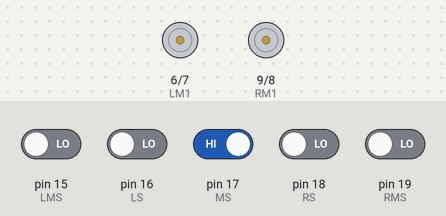
Bench run of a sketch on a simulated Arduino Uno, built with avr-gcc and run on an emulated ATmega328P. Shown: motor-driver pin pairs drawn as motors (green arrow = first pin HIGH = forward, orange = second pin HIGH = backward, longer = more drive, scaled by the enable pin). The test bench sets the inputs (shaded band); at power-on: pin 17 (MS) HIGH, pin 15 (LMS), pin 16 (LS), pin 18 (RS), pin 19 (RMS) LOW.

Above: at 1.2 s.
1.3 s: pin 17 (MS) driven LOW
2.8 s: pin 17 (MS) driven HIGH and pin 19 (RMS) driven HIGH
At 3.4 s:
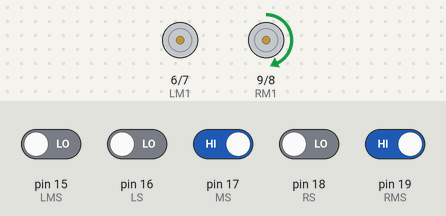
4.3 s: pin 15 (LMS) driven HIGH and pin 16 (LS) driven HIGH
At 5.5 s:
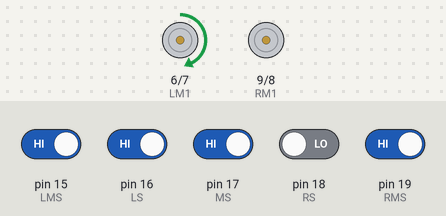
5.8 s: pin 18 (RS) driven HIGH
At 6.9 s:
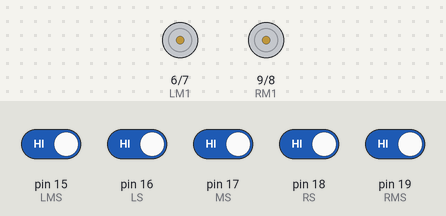
7.3 s: pin 17 (MS) driven LOW
At 8.0 s:
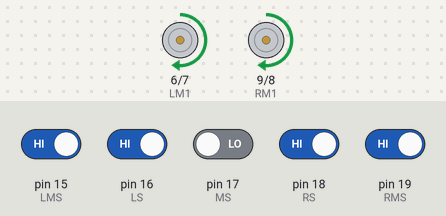
8.8 s: pin 16 (LS) driven LOW
At 9.1 s:
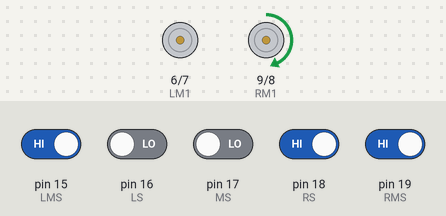
Timing chart, 0 to 11.3 s (numbered marks = the images above; inputs shaded):
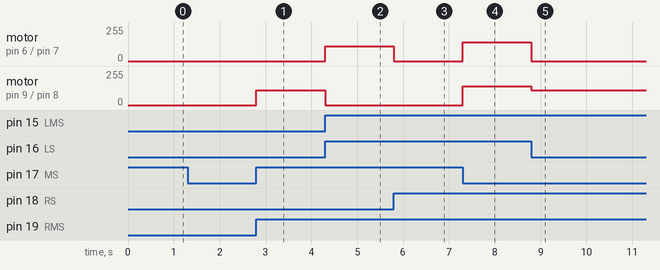

The sketch:

LineFollowingRobot5.ino
```cpp
//Five infrared sensors
#define LMS 15 //Leftmost sensor
#define LS 16 //Left Sensor
#define MS 17 //Middle sensor
#define RS 18 //Right sensor
#define RMS 19 //Rightmost sensor

//For L298N Motor Driver
#define LM1 6 //IN4
#define LM2 7 //IN3
#define RM2 8 //IN2
#define RM1 9 //IN1
#define enR 10 //ENA
#define enL 11 //ENB

#define FORWARD_POWER 140
#define TURNING_POWER 110

void setup() {

//Sensor pins
pinMode(LMS, INPUT);
pinMode(LS, INPUT);
pinMode(MS, INPUT);
pinMode(RS, INPUT);
pinMode(RMS, INPUT);
//Motor pins
pinMode(LM2, OUTPUT);
pinMode(LM1, OUTPUT);
pinMode(RM2, OUTPUT);
pinMode(RM1, OUTPUT);
pinMode(enR, OUTPUT); //Left motor enable
pinMode(enL, OUTPUT); //Right motor enable

}

void loop() {

  if(digitalRead(LMS) == 1 && digitalRead(LS) == 1 && digitalRead(MS) == 0 && digitalRead(RS) == 1 && digitalRead(RMS) == 1){  // When the middle sensor see black, move forward
     moveForward();
  }

  if(digitalRead(LMS) == 1 && digitalRead(LS) == 1 && digitalRead(MS) == 0 && digitalRead(RS) == 0 && digitalRead(RMS) == 1){  // When the right and the middle sensor see black turn right
     turnRight();
  }

  if(digitalRead(LMS) == 1 && digitalRead(LS) == 1 && digitalRead(MS) == 1 && digitalRead(RS) == 0 && digitalRead(RMS) == 1){  // When the right sensor see black turn right
     turnRight();
  }

  if(digitalRead(LMS) == 1 && digitalRead(LS) == 1 && digitalRead(MS) == 1 && digitalRead(RS) == 0 && digitalRead(RMS) == 0){  // When the right and rightmost sensor see black, turn right
    turnRight();
  }

   if(digitalRead(LMS) == 1 && digitalRead(LS) == 1 && digitalRead(MS) == 1 && digitalRead(RS) == 1 && digitalRead(RMS) == 0){  // When the rightmost sensor see black turn right
     turnRight();
  }

  if(digitalRead(LMS) == 1 && digitalRead(LS) == 0 && digitalRead(MS) == 0 && digitalRead(RS) == 1 && digitalRead(RMS) == 1){  // When the left and the middle sensor see black, turn left
     turnLeft();
  }

  if(digitalRead(LMS) == 1 && digitalRead(LS) == 0 && digitalRead(MS) == 1 && digitalRead(RS) == 1 && digitalRead(RMS) == 1){  // When the left sensor see black, turn left
     turnLeft();
  }

  if(digitalRead(LMS) == 0 && digitalRead(LS) == 0 && digitalRead(MS) == 1 && digitalRead(RS) == 0 && digitalRead(RMS) == 1){  // When the left and leftmost sensor see black, turn left
     turnLeft();
  }
  if(digitalRead(LMS) == 0 && digitalRead(LS) == 1 && digitalRead(MS) == 1 && digitalRead(RS) == 1 && digitalRead(RMS) == 1){  // When the leftmost sensor see black, turn left
     turnLeft();
  }

  if(digitalRead(LMS) == 0 && digitalRead(LS) == 0 && digitalRead(MS) == 0 && digitalRead(RS) == 0 && digitalRead(RMS) == 0){  // When all of them see black stop
     stopping();
  }

  if(digitalRead(LMS) == 1 && digitalRead(LS) == 1 && digitalRead(MS) == 1 && digitalRead(RS) == 1 && digitalRead(RMS) == 1){  // When all of them see white stop
     stopping();
  }

}

void moveForward(){

  digitalWrite(RM1, HIGH);// For right motor, moving forward is on
  digitalWrite(RM2, LOW); // For right motor, moving backward is off
  analogWrite(enR, FORWARD_POWER);  //  Right motor speed

  digitalWrite(LM1, HIGH); //For left motor, moving forward is on
  digitalWrite(LM2, LOW);  //For left motor, moving backward is off
  analogWrite(enL, FORWARD_POWER);    //Right motor, motor speed

}

void turnRight(){

  digitalWrite(RM1, HIGH);
  digitalWrite(RM2, LOW);
  analogWrite(enR, 0);

  digitalWrite(LM1, HIGH);
  digitalWrite(LM2, LOW);
  analogWrite(enL, TURNING_POWER);

}

void turnLeft(){

  digitalWrite(RM1, HIGH);
  digitalWrite(RM2, LOW);
  analogWrite(enR, TURNING_POWER);

  digitalWrite(LM1, HIGH);
  digitalWrite(LM2, LOW);
  analogWrite(enL,0 );


}

void stopping(){

  digitalWrite(RM1, HIGH);
  digitalWrite(RM2, LOW);
  digitalWrite(enR, LOW);

  digitalWrite(LM1, HIGH);
  digitalWrite(LM2, LOW);
  digitalWrite(enL, LOW);

}
```

Measured:
- after the input at 2.8 s, motor on pin 9 (RM1) / pin 8 (RM2): stopped → forward 110/255 at once
- after the input at 4.3 s, motor on pin 6 (LM1) / pin 7 (LM2): stopped → forward 110/255 at once; motor on pin 9 (RM1) / pin 8 (RM2): forward 110/255 → stopped at once
- after the input at 5.8 s, motor on pin 6 (LM1) / pin 7 (LM2): forward 110/255 → stopped at once
- after the input at 7.3 s, motor on pin 6 (LM1) / pin 7 (LM2), motor on pin 9 (RM1) / pin 8 (RM2): stopped → forward 140/255 at once
- after the input at 8.8 s, motor on pin 6 (LM1) / pin 7 (LM2): forward 140/255 → stopped at once; motor on pin 9 (RM1) / pin 8 (RM2): forward 140/255 → forward 110/255 at once
